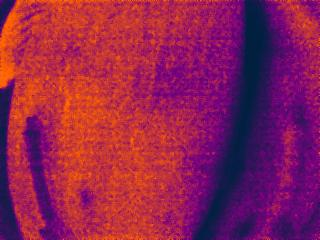
#> input picture examples/frames/image100072.jpg, 320 x 240 px
$ python -i detect.py   (imports and definitions only)
#> lines starting #> are read from the running program, lines starting #| are printed output that depends on the picture; after the words box and inside, x2 and y2 are one past the last pixel; in counts of white or black regions, pixels touching at a corner belong together
#> further down, picture is the input picture: shape (240, 320, 3); mean B, G, R 80.1, 33.5, 143.6
import cv2
import numpy as np


# [42 lines left out: function get_quad, not called in this run]


#Gets numpy array of pixels from main.py
def find_organism(arr, time_json = None, nframes = None):

    #Converts to gray scale
    image = cv2.cvtColor(arr, cv2.COLOR_BGR2GRAY)
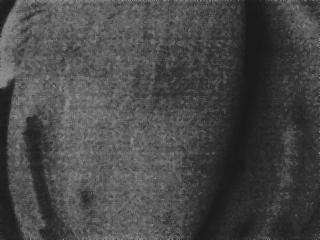
#> image: shape (240, 320); min 22, max 148, mean 71.7
    #Adds gaussian blur to array
    blurred = cv2.GaussianBlur(image, (5, 5), 0)

    #Apply thresholding to identify potential organisms
    _, thresholded = cv2.threshold(blurred, 130, 255, cv2.THRESH_BINARY)
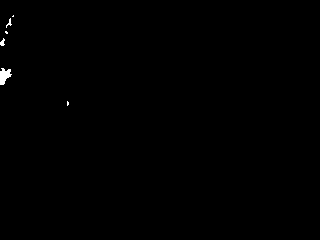
#> thresholded: shape (240, 320); 0.25% white; 6 white regions (3 under 20 px)

    # Find contours in the thresholded image, the contours that are found are potential organisms
    contours, _ = cv2.findContours(thresholded, cv2.RETR_EXTERNAL, cv2.CHAIN_APPROX_SIMPLE)[-2:]
#> contours = 6 contours, 5 with area under 20; largest, box (x1, y1, x2, y2) and area: (0, 68, 12, 85) 103

    detect = False
    altitude = -1
    if time_json != None and nframes != None:
        timeframe = nframes / 27
        #print(timeframe)
        for i in range(len(time_json)):
            if i == 0 :
                continue
            timestamp = time_json[i]
            prev_ts = time_json[i - 1]
            if timestamp['time'] >= timeframe:
                print(f"Altidue is :{prev_ts['alt']}")
                if prev_ts['alt'] >= 5:
                    detect = True
                    break
                else:
                    break

            if i == (len(time_json) - 1):
                print(f"Altidue is :{prev_ts['alt']}")
                if timestamp['alt'] >= 5:
                    detect = True
                    break
                else:
                    break
    elif time_json != None and nframes == None:
        # Use the latest timestamp
        timestamp = time_json[-1]
        if timestamp['alt'] >= 5:
            detect = True
        else:
            detect = False
    elif time_json == None and nframes == None:
        detect = True
    #print(detect)
    if contours and detect: #If countours were found
        #Draw contours on the grayscaled image
        #print(contours)
        result = image.copy()


        info_array = []
        for i in range(0, len(contours)):

            if len(contours[i]) in range(14, 50):
                test = contours[i]
                #print(test)
                area = cv2.contourArea(test)
                if area >= 200:
                    print(area)
                    temp = get_quad(test)
                else:
                    temp =['Q0', [1,1]]
                #print(temp[1][0])
                if temp[1][0] in range(75,281) and temp[1][1] in range(50, 200): # Noise blocker
                    info_array.append(temp)
                    cv2.drawContours(result, contours, i, (0, 255, 0), 2)
#> this loop made 6 passes
#> (area, temp) on pass 2: (103, ['Q0', [1, 1]])
#> after the loop, info_array = []

        if len(info_array) >= 1:

            print("Organism Detected!")
            for i in range(len(info_array)):
                print(" Organism " + str(i + 1) + ": " + info_array[i][0] + ", coord: " + str(info_array[i][1][0]) + ", " + str(info_array[i][1][1]) + ".")
            return (True, result)
        else:
            #print("No organism detected!")
            return (False, image)
        #Tell console organism detected


        #cv2.destroyAllWindows()

    #print("No organism detected!")
    return (False, image)

>>> import cv2
>>> picture = cv2.imread('frames/image100072.jpg')
>>> result = find_organism(picture)

$ run again, on examples/frames/image100087.jpg
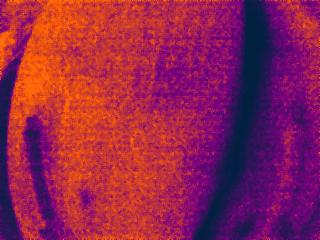
#> input picture examples/frames/image100087.jpg, 320 x 240 px
#> picture is the input picture: shape (240, 320, 3); mean B, G, R 78.1, 35, 144.8
#> in find_organism, `image = cv2.cvtColor(arr, cv2.COLOR_BGR2GRAY)`:
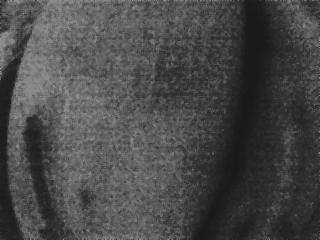
#> image: shape (240, 320); min 20, max 155, mean 72.7
#> in find_organism, `_, thresholded = cv2.threshold(blurred, 130, 255, cv2.THRESH_BINARY)`:
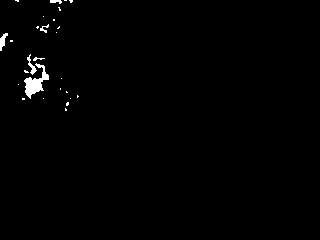
#> thresholded: shape (240, 320); 0.87% white; 27 white regions (21 under 20 px)
#> contours = 27 contours, 23 with area under 20; largest, box (x1, y1, x2, y2) and area: (24, 63, 49, 99) 295, (0, 33, 8, 51) 52, (27, 54, 37, 75) 45, (50, 0, 62, 4) 20
#> the loop in find_organism, `for i in range(0, len(contours)): ` made 27 passes
#> area on passes 14, 16: 45, 52
#> after the loop in find_organism, `for i in range(0, len(contours)):`: info_array = []
